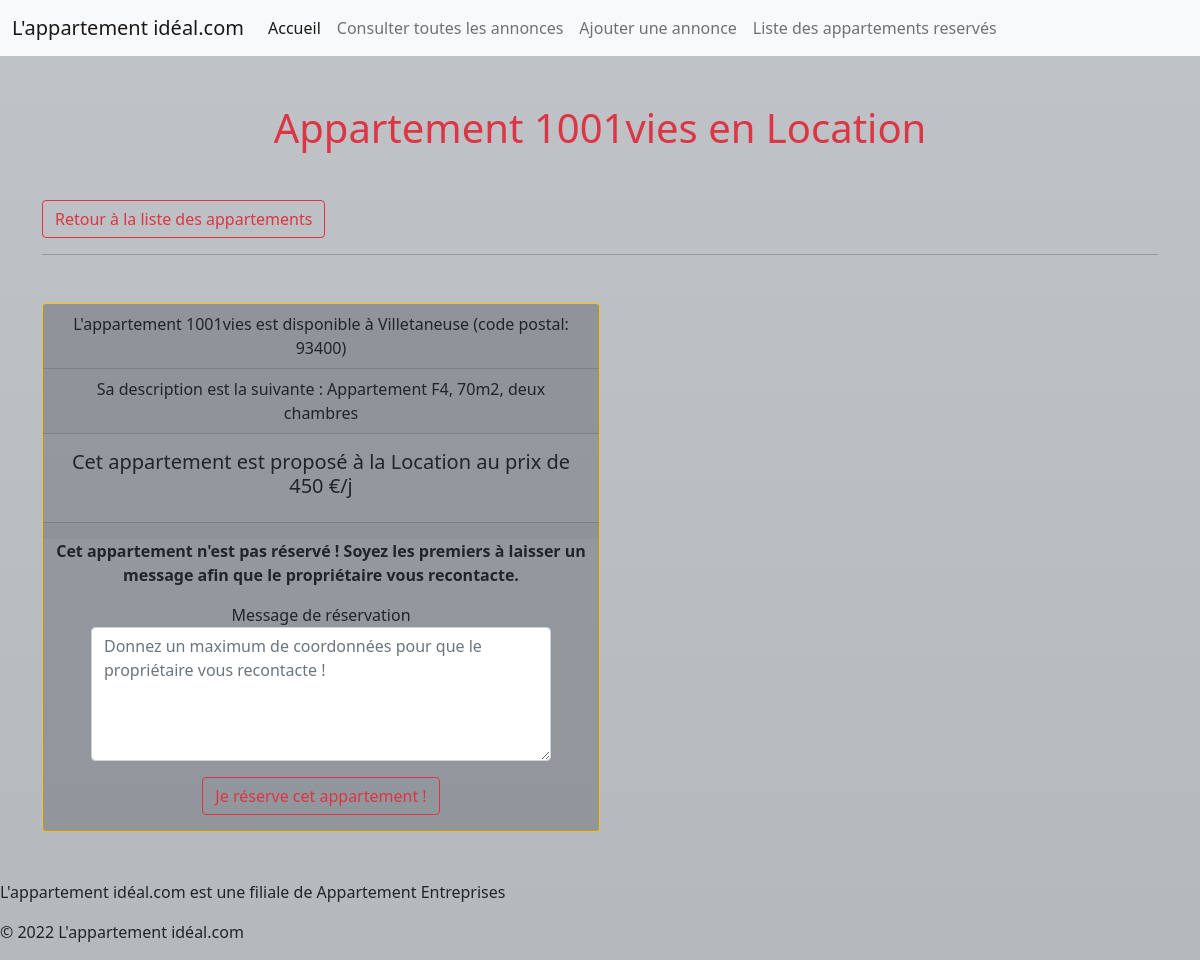
/annonceAppart.php?id=1, run on the app's committed database.
### tables this page shows
CREATE TABLE `advert` (
  `id` int(3) NOT NULL,
  `title` varchar(255) NOT NULL,
  `description` text NOT NULL,
  `postal_code` int(5) NOT NULL,
  `city` varchar(70) NOT NULL,
  `type` enum('Location','Achat','Vente') NOT NULL,
  `price` int(11) NOT NULL,
  `reservation_message` text NOT NULL
);

### annonceAppart.php (the view, shortened to what this page needs)
<?php require_once('inc/header.inc.php');
require_once('inc/init.php');
$afficheInfos = $pdo->query("SELECT * FROM advert WHERE id = $_GET[id] ");
$information = $afficheInfos->fetch(PDO::FETCH_ASSOC);
?>
<h1 class="text-center text-danger my-5">Appartement <?= $information['title'] ?> en <?= $information['type'] ?></h1>
<a href="listAppart.php"><button class="btn btn-outline-danger">Retour à la liste des appartements</button></a>
<hr>
<div class="card col-md-6 my-5 border border-warning text-center bg-secondary bg-opacity-50">
    <div class="card-header">
        L'appartement <?= $information['title'] ?> est disponible à <?= $information['city'] ?> (code postal: <?= $information['postal_code'] ?>)
    </div>
    <div class="card-header">
        Sa description est la suivante : <?= $information['description'] ?>
    </div>
    <div class="card-body">
        <h5 class="card-title">Cet appartement est proposé à la <?= $information['type'] ?> au prix de
            <?php if ($information['type'] == 'vente' || $information['type'] == 'achat') {
                echo $information['price'] . " €";
            } else {
                echo $information['price'] . " €/j";
            }
            ?>
        </h5>
    </div>
    <div class="card-footer text-muted">
    </div>
    <?php if (empty($information['reservation_message'])) { ?>
        <p>
            <strong>
                Cet appartement n'est pas réservé ! Soyez les premiers à laisser un message afin que le propriétaire vous recontacte.
            </strong>
        <form class="mx-5" action="" method="post">
            <div class="form-group">
                <label for="reservation_message">Message de réservation</label>
                <textarea name="reservation_message" id="reservation_message" rows="5" class="form-control" placeholder="Donnez un maximum de coordonnées pour que le propriétaire vous recontacte !"></textarea>
            </div>
            <button class="btn btn-outline-danger mt-3">Je réserve cet appartement !</button>
        </form>
        </p>
    <?php } ?>
</div>
<?php require_once('inc/footer.inc.php');

### data on the page
advert: title "1001vies", type "Location", city "Villetaneuse", postal_code "93400", description "Appartement F4, 70m2, deux chambres", price "450"
